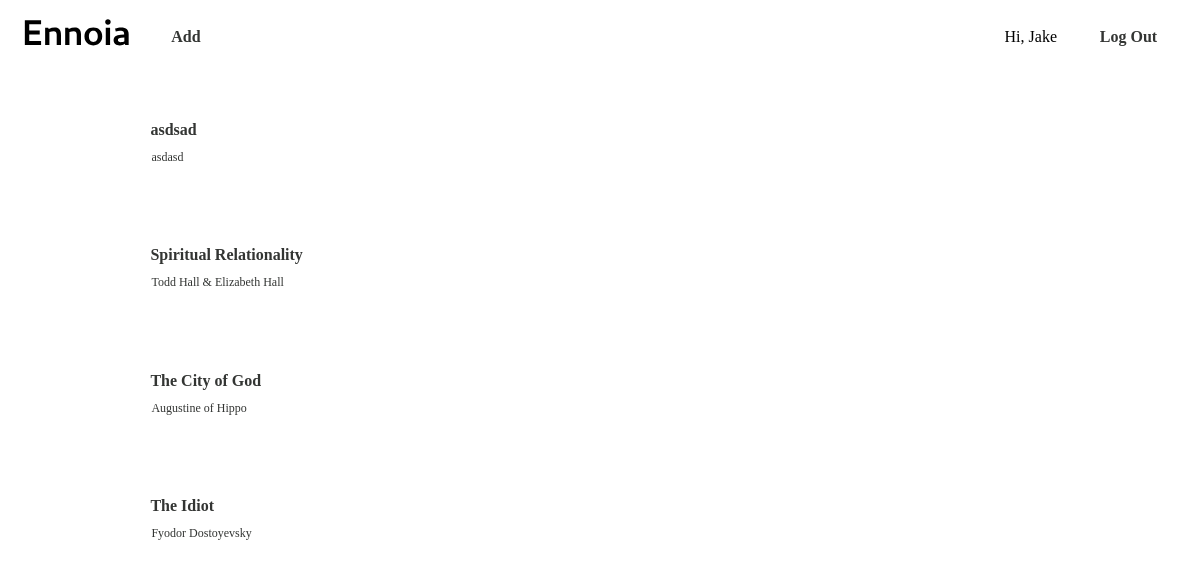
Page / (signed in) on the earlier database version.
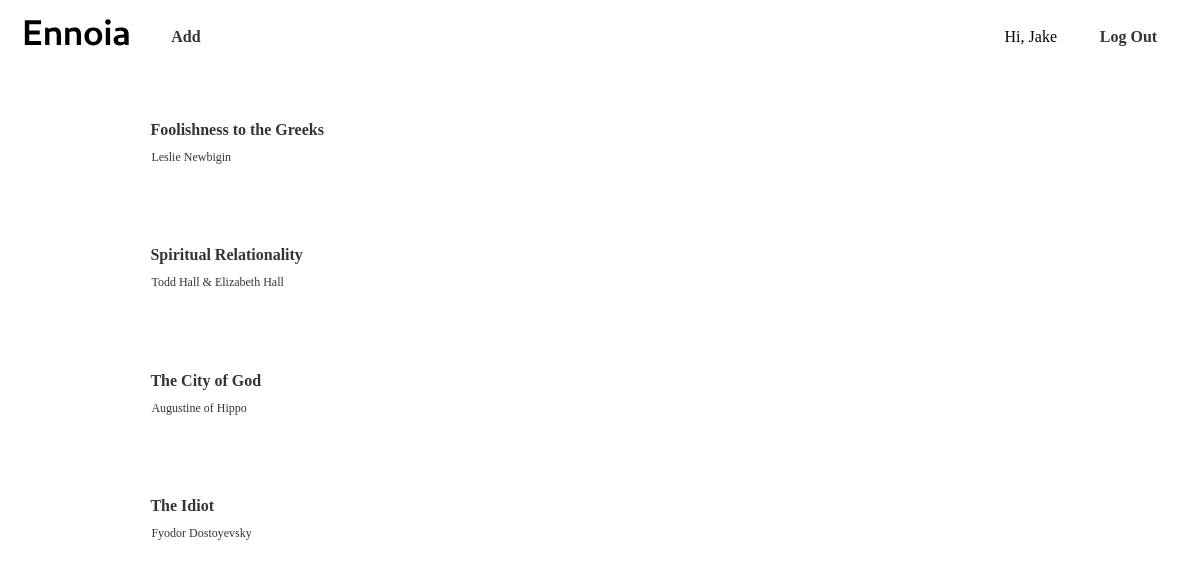
Same page on the later database version.
### tables this page shows
CREATE TABLE user (
    id INTEGER PRIMARY KEY AUTOINCREMENT,
    username TEXT UNIQUE NOT NULL,
    password TEXT NOT NULL
);

CREATE TABLE book (
        id INTEGER PRIMARY KEY AUTOINCREMENT,
        author TEXT NOT NULL,
        title TEXT NOT NULL,
        notes TEXT,
        added DATETIME DEFAULT CURRENT_TIMESTAMP
    );

### bookshelf/books.py (the view)
@bp.route('/')
@login_required
def books():
   db = get_db()
   library = db.execute(
     'SELECT book.id, book.author, book.title, book.notes, date(book.added) as added'
     ' FROM book'
     ' ORDER BY book.id DESC'
   ).fetchall()
   return render_template('library/index.html', list=library)

### bookshelf/auth.py (called while the page is built)
def login_required(view):
    @wraps(view)
    def wrapped_view(**kwargs):
        if g.user is None:
            return redirect(url_for('auth.login'))
        return view(**kwargs)
    return wrapped_view

@bp.before_app_request
def load_user():
    user_id = session.get('user_id')
    if user_id is None:
        g.user = None
    else:
        g.user = (
            get_db().execute('SELECT * FROM user WHERE id = ?', (user_id,)).fetchone()
        )

### bookshelf/db.py (called while the page is built)
def get_db():
    if 'db' not in g:
        g.db = sqlite3.connect(
            current_app.config['DATABASE'],
            detect_types=sqlite3.PARSE_DECLTYPES
        )
        g.db.row_factory = sqlite3.Row
    return g.db

### bookshelf/templates/library/index.html (shortened to what this page needs)
{% extends 'base.html' %}
{%block menu%}
      {% if g.user %}
         <p><a href='{{ url_for('books.add') }}' class='add-button'>Add</a></p>
         <div class='user-name'>
            <p>Hi, {{g.user['username']}}</p>
         </div>
         <p><a href='{{ url_for('auth.logout') }}' class='logout-button'>Log Out</a></p>
      {% endif %}
{% endblock %}
{% block content %}
   <div class='index-container'>
      {% for book in list %}
         <article>
               <a href='{{ url_for('books.view_book', id=book['id'], slug=book['title']) }}' class='book-card'>
                  <p class='book-card-title'>{{ book['title'] }}</p>
                  <p class='book-card-author'>{{ book['author'] }}</p>
               </a>
         </article>
      {% endfor %}
   </div>
{% endblock %}

### bookshelf/templates/base.html (shortened to what this page needs)
<!DOCTYPE html>
<html>
   <head>
      <link rel='stylesheet' href='{{ url_for('static', filename='styles.css') }}'>
   </head>
   <nav>
      <a href='{{ url_for('books.books') }}' class='logo'>
         <img src='{{ url_for('static', filename='Ennoia.svg') }}' alt='Ennoia logo'>
      </a>
      {% block menu %}
      {% endblock %}
   </nav>
   <body>
      <div class ='app-container'>
         <main>
            {% block content %}
            {% endblock %}
         </main>
      </div>
   </body>
</html>

### bookshelf/static/styles.css (style rules this page uses)
.app-container { display: flex; flex-direction: row; min-height: 100vh; }
main { display: flex; width: 100%; }
article { flex: 1; }
nav { display: flex; }
.logo { display: flex; align-items: center; align-content: center; justify-content: center; align-self: center; margin-bottom: .5em; margin-left: 1em; }
.user-name { margin-left: auto; margin-right: .5em; display: flex; align-items: center; align-content: center; justify-content: center; align-self: center; }
.add-button { display: flex; align-items: center; align-content: center; justify-content: center; align-self: center; margin-left: 1.5em; border-radius: 5px; width: 66px; height: 25px; text-align: center; font-size: 12pt; font-weight: bold; font-family: 'Cambay'; text-decoration: none; color: #333533; }
.logout-button { margin-left: .5em; margin-right: 1em; display: flex; align-items: center; align-content: center; justify-content: center; align-self: center; margin-left: 1em; border-radius: 5px; width: 95px; height: 25px; text-align: center; font-size: 12pt; font-weight: bold; font-family: 'Cambay'; text-decoration: none; color: #333533; }
.index-container { display: grid; grid-template-rows: repeat(auto-fill, minmax(100px, 1fr)); grid-gap: 1em; width: 80%; max-width: 1200px; padding: 1em; margin: 1em auto; justify-content: left; }
.book-card { display: flex; flex-direction: column; border-radius: 5px; margin: 1em; text-decoration: none; color: #333533; }
.book-card-title { font-size: 12pt; font-family: 'Cambay'; font-weight: bold; margin: .5em; text-align: left; }
.book-card-author { font-size: 9pt; font-family: 'Cambay'; font-weight: normal; margin: .75em; text-align: left; margin-top: .25em; }

Differences in the rows shown:
removed book: title "asdsad", author "asdasd"
added book: title "Foolishness to the Greeks", author "Leslie Newbigin"
